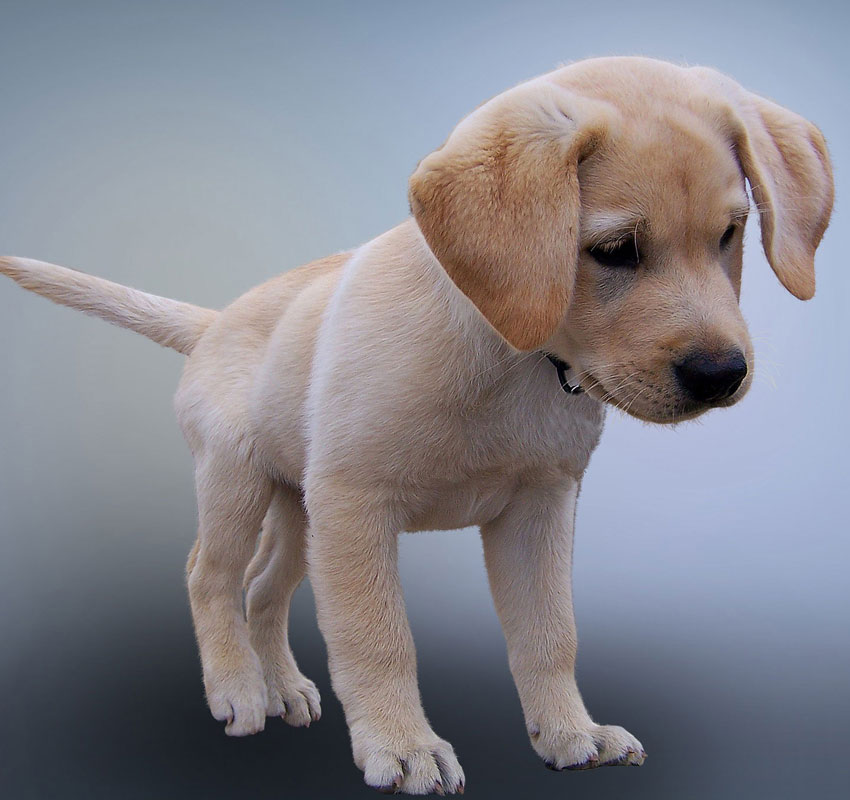
#> input picture puppy.jpg, 850 x 800 px
$ python image_to_pencil.py
#> lines starting #> are read from the running program, lines starting #| are printed output that depends on the picture
import cv2

fpath = 'puppy.jpg'

img = cv2.imread(fpath)
#> img is the input picture: shape (800, 850, 3); mean B, G, R 140.4, 132.7, 133.5

gray = cv2.cvtColor(img, cv2.COLOR_BGR2GRAY)
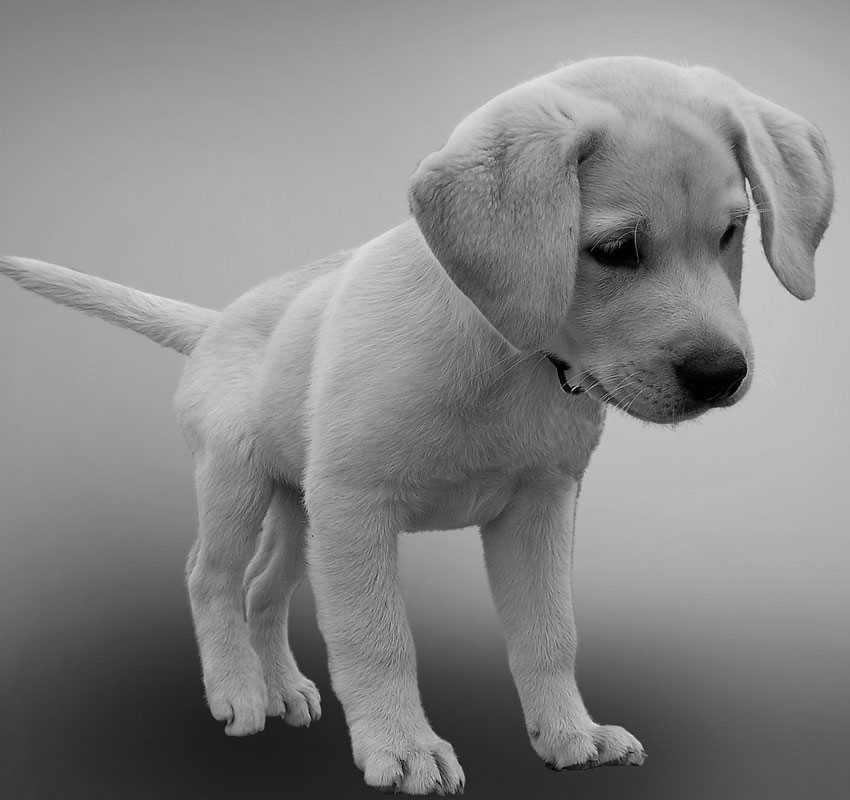
#> gray: shape (800, 850); min 0, max 231, mean 133.8
inverted_gray = 255 - gray
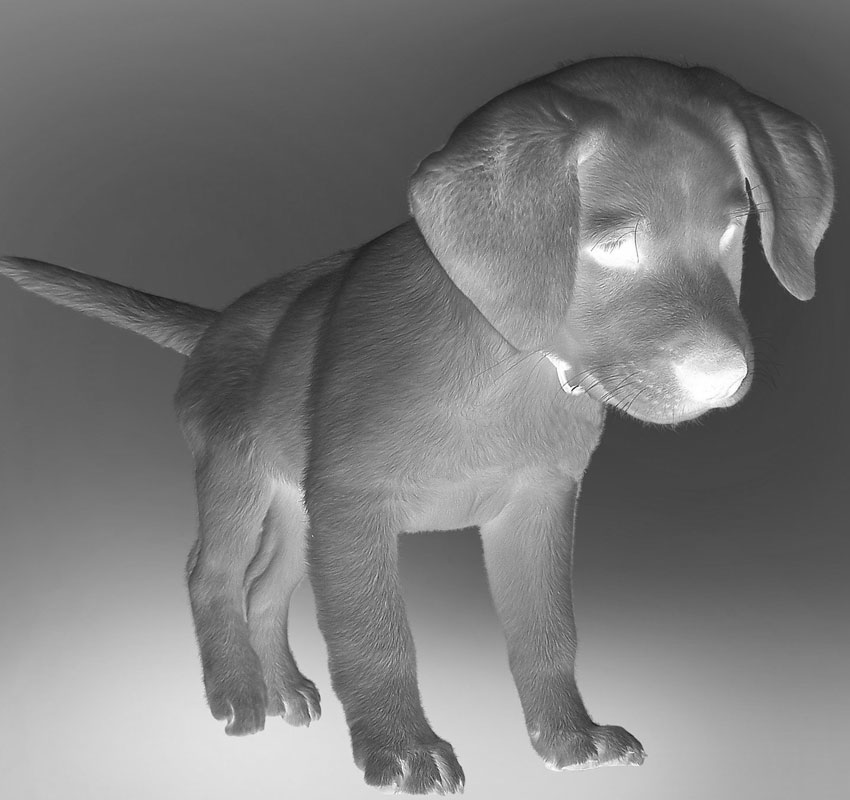
#> inverted_gray: shape (800, 850); min 24, max 255, mean 121.2
blurred = cv2.GaussianBlur(inverted_gray, (21, 21), 0)
inverted_blurred = 255 - blurred

pencil_sketch = cv2.divide(gray, inverted_blurred, scale=256.0)
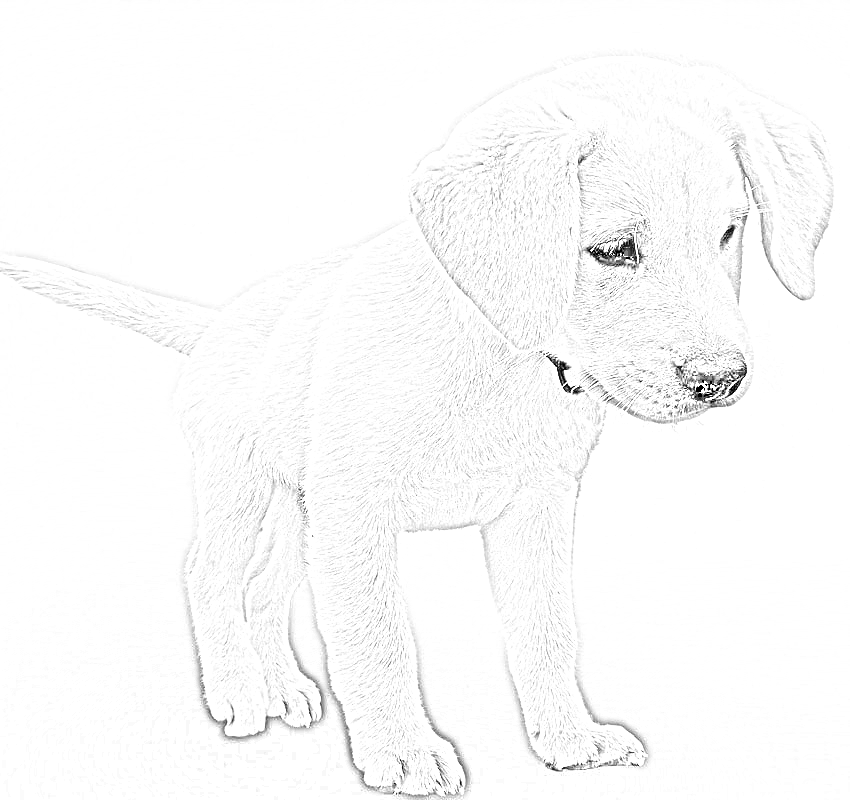
#> pencil_sketch: shape (800, 850); min 0, max 255, mean 250.5

cv2.imshow('Original image', img)
cv2.imshow('New image', pencil_sketch)
cv2.waitKey(0)
